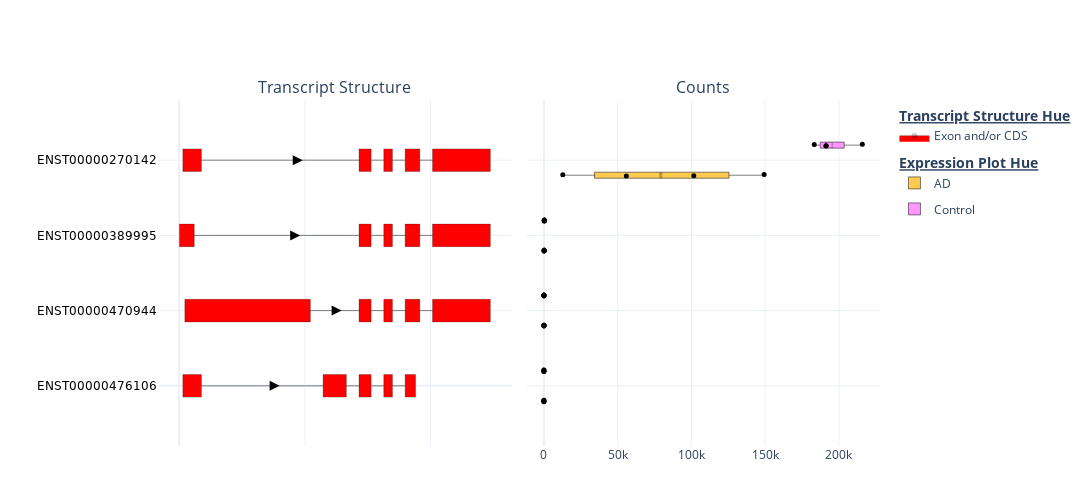

The cell this chart's notebook holds for it:
### Code cell
"""
Proceed to generate figures as usual. Notice that we did not have "transcript_biotype" in the attributes columns,
therefore we have to either pick another column to "hue" our RNA isoforms structure plot with or just 
pick a fillcolor for all the RNA isoforms (default is grey)
"""

## Get counts matrix data path and metadata path
counts_matrix_path = "../dash_apps/RNApysoforms/tests/test_data/counts_matrix_chr21_and_Y.tsv"
metadata_path = "../dash_apps/RNApysoforms/tests/test_data/sample_metadata.tsv"

## Read counts matrix with metadata and normalizations
counts_matrix = RNApy.read_expression_matrix(expression_matrix_path=counts_matrix_path,
                                          metadata_path=metadata_path,
                                           cpm_normalization=True, relative_abundance=True)


"""
Filter annotation by gene_id instead of gene_name by using the `gene_id_column` parameter
since we don't have "gene_name" in the GTF file used. 
You can always get creative with "joins" with other GTF annotations
to fill in more information about specific genes and transcripts, just make sure you
do NOT have any null/NA values in your columns. One way to get around that is to 
fill NAs in the gene_name column using the gene_id column.
"""
sod1_annotation, sod1_expression_matrix = RNApy.gene_filtering(annotation=alt_gtf_df,
                                     expression_matrix=counts_matrix, order_by_expression_column="counts",
                                     order_by_expression=True, gene_id_column="gene_id", ## This is "gene_name" by default
                                    target_gene="ENSG00000142168" ## SOD1 ensembl gene_id
                                    )

## Rescale introns
sod1_annotation = RNApy.shorten_gaps(sod1_annotation)

"""
Make traces using a constant value for annotation fill color since we don't have
the "transcript_biotype" color for hue. You could alternatively hue the RNA
isoform structure plot by a different annotation column such as 
"transcript_id", thus making every transcript a unique color
"""
traces = RNApy.make_traces(annotation=sod1_annotation, expression_matrix=sod1_expression_matrix,
                        x_start="rescaled_start", x_end="rescaled_end",
                         y='transcript_id', 
                         annotation_fill_color="red", ## Set annotation fill color to a constant value
                         expression_hue="AD status",
                         hover_start="start", hover_end="end")

## Put traces into figure
fig = RNApy.make_plot(traces = traces, subplot_titles = ["Transcript Structure", "Counts"], width=1200, height=500)

## Show figure
py.iplot(fig,filename="s10_plot")

### Figure 1 — Plotly figure (JSON) as saved in the notebook; plotly's stock layout.template omitted (floating-point values rounded to 4 significant figures)
{"data": [{"fill": "toself", "fillcolor": "red", "hoverlabel": {"namelength": -1}, "hoveron": "fills+points", "hovertemplate": "<b>transcript_id:</b> ENST00000476106<br><b>Feature Type:</b> exon<br><b>Feature Number:</b> 1<br><b>Chromosome:</b> 21<br><b>Start:</b> 31659693<br><b>End:</b> 31659841<br><b>Size:</b> 148<br><extra></extra>", "legendgroup": "Exon and/or CDS", "legendgrouptitle": {"text": "<b><u>Transcript Structure Hue<u><b>"}, "line": {"color": "black", "width": 0.25}, "marker": {"opacity": 0}, "mode": "lines+markers", "name": "Exon and/or CDS", "opacity": 1, "showlegend": true, "type": "scatter", "x": [29, 177, 177, 29, 29], "xaxis": "x", "y": [-0.15, -0.15, 0.15, 0.15, -0.15], "yaxis": "y"}, {"fill": "toself", "fillcolor": "red", "hoverlabel": {"namelength": -1}, "hoveron": "fills+points", "hovertemplate": "<b>transcript_id:</b> ENST00000476106<br><b>Feature Type:</b> exon<br><b>Feature Number:</b> 2<br><b>Chromosome:</b> 21<br><b>Start:</b> 31661549<br><b>End:</b> 31661734<br><b>Size:</b> 185<br><extra></extra>", "legendgroup": "Exon and/or CDS", "legendgrouptitle": {"text": ""}, "line": {"color": "black", "width": 0.25}, "marker": {"opacity": 0}, "mode": "lines+markers", "name": "Exon and/or CDS", "opacity": 1, "showlegend": false, "type": "scatter", "x": [1145, 1330, 1330, 1145, 1145], "xaxis": "x", "y": [-0.15, -0.15, 0.15, 0.15, -0.15], "yaxis": "y"}, {"fill": "toself", "fillcolor": "red", "hoverlabel": {"namelength": -1}, "hoveron": "fills+points", "hovertemplate": "<b>transcript_id:</b> ENST00000476106<br><b>Feature Type:</b> exon<br><b>Feature Number:</b> 3<br><b>Chromosome:</b> 21<br><b>Start:</b> 31663790<br><b>End:</b> 31663886<br><b>Size:</b> 96<br><extra></extra>", "legendgroup": "Exon and/or CDS", "legendgrouptitle": {"text": ""}, "line": {"color": "black", "width": 0.25}, "marker": {"opacity": 0}, "mode": "lines+markers", "name": "Exon and/or CDS", "opacity": 1, "showlegend": false, "type": "scatter", "x": [1431, 1527, 1527, 1431, 1431], "xaxis": "x", "y": [-0.15, -0.15, 0.15, 0.15, -0.15], "yaxis": "y"}, {"fill": "toself", "fillcolor": "red", "hoverlabel": {"namelength": -1}, "hoveron": "fills+points", "hovertemplate": "<b>transcript_id:</b> ENST00000476106<br><b>Feature Type:</b> exon<br><b>Feature Number:</b> 4<br><b>Chromosome:</b> 21<br><b>Start:</b> 31666449<br><b>End:</b> 31666518<br><b>Size:</b> 69<br><extra></extra>", "legendgroup": "Exon and/or CDS", "legendgrouptitle": {"text": ""}, "line": {"color": "black", "width": 0.25}, "marker": {"opacity": 0}, "mode": "lines+markers", "name": "Exon and/or CDS", "opacity": 1, "showlegend": false, "type": "scatter", "x": [1628, 1697, 1697, 1628, 1628], "xaxis": "x", "y": [-0.15, -0.15, 0.15, 0.15, -0.15], "yaxis": "y"}, {"fill": "toself", "fillcolor": "red", "hoverlabel": {"namelength": -1}, "hoveron": "fills+points", "hovertemplate": "<b>transcript_id:</b> ENST00000476106<br><b>Feature Type:</b> exon<br><b>Feature Number:</b> 5<br><b>Chromosome:</b> 21<br><b>Start:</b> 31667258<br><b>End:</b> 31667341<br><b>Size:</b> 83<br><extra></extra>", "legendgroup": "Exon and/or CDS", "legendgrouptitle": {"text": ""}, "line": {"color": "black", "width": 0.25}, "marker": {"opacity": 0}, "mode": "lines+markers", "name": "Exon and/or CDS", "opacity": 1, "showlegend": false, "type": "scatter", "x": [1798, 1881, 1881, 1798, 1798], "xaxis": "x", "y": [-0.15, -0.15, 0.15, 0.15, -0.15], "yaxis": "y"}, {"fill": "toself", "fillcolor": "red", "hoverlabel": {"namelength": -1}, "hoveron": "fills+points", "hovertemplate": "<b>transcript_id:</b> ENST00000470944<br><b>Feature Type:</b> exon<br><b>Feature Number:</b> 1<br><b>Chromosome:</b> 21<br><b>Start:</b> 31659709<br><b>End:</b> 31660708<br><b>Size:</b> 999<br><extra></extra>", "legendgroup": "Exon and/or CDS", "legendgrouptitle": {"text": ""}, "line": {"color": "black", "width": 0.25}, "marker": {"opacity": 0}, "mode": "lines+markers", "name": "Exon and/or CDS", "opacity": 1, "showlegend": false, "type": "scatter", "x": [45, 1044, 1044, 45, 45], "xaxis": "x", "y": [0.85, 0.85, 1.15, 1.15, 0.85], "yaxis": "y"}, {"fill": "toself", "fillcolor": "red", "hoverlabel": {"namelength": -1}, "hoveron": "fills+points", "hovertemplate": "<b>transcript_id:</b> ENST00000470944<br><b>Feature Type:</b> exon<br><b>Feature Number:</b> 2<br><b>Chromosome:</b> 21<br><b>Start:</b> 31663790<br><b>End:</b> 31663886<br><b>Size:</b> 96<br><extra></extra>", "legendgroup": "Exon and/or CDS", "legendgrouptitle": {"text": ""}, "line": {"color": "black", "width": 0.25}, "marker": {"opacity": 0}, "mode": "lines+markers", "name": "Exon and/or CDS", "opacity": 1, "showlegend": false, "type": "scatter", "x": [1431, 1527, 1527, 1431, 1431], "xaxis": "x", "y": [0.85, 0.85, 1.15, 1.15, 0.85], "yaxis": "y"}, {"fill": "toself", "fillcolor": "red", "hoverlabel": {"namelength": -1}, "hoveron": "fills+points", "hovertemplate": "<b>transcript_id:</b> ENST00000470944<br><b>Feature Type:</b> exon<br><b>Feature Number:</b> 3<br><b>Chromosome:</b> 21<br><b>Start:</b> 31666449<br><b>End:</b> 31666518<br><b>Size:</b> 69<br><extra></extra>", "legendgroup": "Exon and/or CDS", "legendgrouptitle": {"text": ""}, "line": {"color": "black", "width": 0.25}, "marker": {"opacity": 0}, "mode": "lines+markers", "name": "Exon and/or CDS", "opacity": 1, "showlegend": false, "type": "scatter", "x": [1628, 1697, 1697, 1628, 1628], "xaxis": "x", "y": [0.85, 0.85, 1.15, 1.15, 0.85], "yaxis": "y"}, {"fill": "toself", "fillcolor": "red", "hoverlabel": {"namelength": -1}, "hoveron": "fills+points", "hovertemplate": "<b>transcript_id:</b> ENST00000470944<br><b>Feature Type:</b> exon<br><b>Feature Number:</b> 4<br><b>Chromosome:</b> 21<br><b>Start:</b> 31667258<br><b>End:</b> 31667375<br><b>Size:</b> 117<br><extra></extra>", "legendgroup": "Exon and/or CDS", "legendgrouptitle": {"text": ""}, "line": {"color": "black", "width": 0.25}, "marker": {"opacity": 0}, "mode": "lines+markers", "name": "Exon and/or CDS", "opacity": 1, "showlegend": false, "type": "scatter", "x": [1798, 1915, 1915, 1798, 1798], "xaxis": "x", "y": [0.85, 0.85, 1.15, 1.15, 0.85], "yaxis": "y"}, {"fill": "toself", "fillcolor": "red", "hoverlabel": {"namelength": -1}, "hoveron": "fills+points", "hovertemplate": "<b>transcript_id:</b> ENST00000470944<br><b>Feature Type:</b> exon<br><b>Feature Number:</b> 5<br><b>Chromosome:</b> 21<br><b>Start:</b> 31668471<br><b>End:</b> 31668931<br><b>Size:</b> 460<br><extra></extra>", "legendgroup": "Exon and/or CDS", "legendgrouptitle": {"text": ""}, "line": {"color": "black", "width": 0.25}, "marker": {"opacity": 0}, "mode": "lines+markers", "name": "Exon and/or CDS", "opacity": 1, "showlegend": false, "type": "scatter", "x": [2016, 2476, 2476, 2016, 2016], "xaxis": "x", "y": [0.85, 0.85, 1.15, 1.15, 0.85], "yaxis": "y"}, {"fill": "toself", "fillcolor": "red", "hoverlabel": {"namelength": -1}, "hoveron": "fills+points", "hovertemplate": "<b>transcript_id:</b> ENST00000389995<br><b>Feature Type:</b> exon<br><b>Feature Number:</b> 1<br><b>Chromosome:</b> 21<br><b>Start:</b> 31659666<br><b>End:</b> 31659784<br><b>Size:</b> 118<br><extra></extra>", "legendgroup": "Exon and/or CDS", "legendgrouptitle": {"text": ""}, "line": {"color": "black", "width": 0.25}, "marker": {"opacity": 0}, "mode": "lines+markers", "name": "Exon and/or CDS", "opacity": 1, "showlegend": false, "type": "scatter", "x": [2, 120, 120, 2, 2], "xaxis": "x", "y": [1.85, 1.85, 2.15, 2.15, 1.85], "yaxis": "y"}, {"fill": "toself", "fillcolor": "red", "hoverlabel": {"namelength": -1}, "hoveron": "fills+points", "hovertemplate": "<b>transcript_id:</b> ENST00000389995<br><b>Feature Type:</b> exon<br><b>Feature Number:</b> 2<br><b>Chromosome:</b> 21<br><b>Start:</b> 31663790<br><b>End:</b> 31663886<br><b>Size:</b> 96<br><extra></extra>", "legendgroup": "Exon and/or CDS", "legendgrouptitle": {"text": ""}, "line": {"color": "black", "width": 0.25}, "marker": {"opacity": 0}, "mode": "lines+markers", "name": "Exon and/or CDS", "opacity": 1, "showlegend": false, "type": "scatter", "x": [1431, 1527, 1527, 1431, 1431], "xaxis": "x", "y": [1.85, 1.85, 2.15, 2.15, 1.85], "yaxis": "y"}, {"fill": "toself", "fillcolor": "red", "hoverlabel": {"namelength": -1}, "hoveron": "fills+points", "hovertemplate": "<b>transcript_id:</b> ENST00000389995<br><b>Feature Type:</b> exon<br><b>Feature Number:</b> 3<br><b>Chromosome:</b> 21<br><b>Start:</b> 31666449<br><b>End:</b> 31666518<br><b>Size:</b> 69<br><extra></extra>", "legendgroup": "Exon and/or CDS", "legendgrouptitle": {"text": ""}, "line": {"color": "black", "width": 0.25}, "marker": {"opacity": 0}, "mode": "lines+markers", "name": "Exon and/or CDS", "opacity": 1, "showlegend": false, "type": "scatter", "x": [1628, 1697, 1697, 1628, 1628], "xaxis": "x", "y": [1.85, 1.85, 2.15, 2.15, 1.85], "yaxis": "y"}, {"fill": "toself", "fillcolor": "red", "hoverlabel": {"namelength": -1}, "hoveron": "fills+points", "hovertemplate": "<b>transcript_id:</b> ENST00000389995<br><b>Feature Type:</b> exon<br><b>Feature Number:</b> 4<br><b>Chromosome:</b> 21<br><b>Start:</b> 31667258<br><b>End:</b> 31667375<br><b>Size:</b> 117<br><extra></extra>", "legendgroup": "Exon and/or CDS", "legendgrouptitle": {"text": ""}, "line": {"color": "black", "width": 0.25}, "marker": {"opacity": 0}, "mode": "lines+markers", "name": "Exon and/or CDS", "opacity": 1, "showlegend": false, "type": "scatter", "x": [1798, 1915, 1915, 1798, 1798], "xaxis": "x", "y": [1.85, 1.85, 2.15, 2.15, 1.85], "yaxis": "y"}, {"fill": "toself", "fillcolor": "red", "hoverlabel": {"namelength": -1}, "hoveron": "fills+points", "hovertemplate": "<b>transcript_id:</b> ENST00000389995<br><b>Feature Type:</b> exon<br><b>Feature Number:</b> 5<br><b>Chromosome:</b> 21<br><b>Start:</b> 31668471<br><b>End:</b> 31668931<br><b>Size:</b> 460<br><extra></extra>", "legendgroup": "Exon and/or CDS", "legendgrouptitle": {"text": ""}, "line": {"color": "black", "width": 0.25}, "marker": {"opacity": 0}, "mode": "lines+markers", "name": "Exon and/or CDS", "opacity": 1, "showlegend": false, "type": "scatter", "x": [2016, 2476, 2476, 2016, 2016], "xaxis": "x", "y": [1.85, 1.85, 2.15, 2.15, 1.85], "yaxis": "y"}, {"fill": "toself", "fillcolor": "red", "hoverlabel": {"namelength": -1}, "hoveron": "fills+points", "hovertemplate": "<b>transcript_id:</b> ENST00000270142<br><b>Feature Type:</b> exon<br><b>Feature Number:</b> 1<br><b>Chromosome:</b> 21<br><b>Start:</b> 31659693<br><b>End:</b> 31659841<br><b>Size:</b> 148<br><extra></extra>", "legendgroup": "Exon and/or CDS", "legendgrouptitle": {"text": ""}, "line": {"color": "black", "width": 0.25}, "marker": {"opacity": 0}, "mode": "lines+markers", "name": "Exon and/or CDS", "opacity": 1, "showlegend": false, "type": "scatter", "x": [29, 177, 177, 29, 29], "xaxis": "x", "y": [2.85, 2.85, 3.15, 3.15, 2.85], "yaxis": "y"}, {"fill": "toself", "fillcolor": "red", "hoverlabel": {"namelength": -1}, "hoveron": "fills+points", "hovertemplate": "<b>transcript_id:</b> ENST00000270142<br><b>Feature Type:</b> exon<br><b>Feature Number:</b> 2<br><b>Chromosome:</b> 21<br><b>Start:</b> 31663790<br><b>End:</b> 31663886<br><b>Size:</b> 96<br><extra></extra>", "legendgroup": "Exon and/or CDS", "legendgrouptitle": {"text": ""}, "line": {"color": "black", "width": 0.25}, "marker": {"opacity": 0}, "mode": "lines+markers", "name": "Exon and/or CDS", "opacity": 1, "showlegend": false, "type": "scatter", "x": [1431, 1527, 1527, 1431, 1431], "xaxis": "x", "y": [2.85, 2.85, 3.15, 3.15, 2.85], "yaxis": "y"}, {"fill": "toself", "fillcolor": "red", "hoverlabel": {"namelength": -1}, "hoveron": "fills+points", "hovertemplate": "<b>transcript_id:</b> ENST00000270142<br><b>Feature Type:</b> exon<br><b>Feature Number:</b> 3<br><b>Chromosome:</b> 21<br><b>Start:</b> 31666449<br><b>End:</b> 31666518<br><b>Size:</b> 69<br><extra></extra>", "legendgroup": "Exon and/or CDS", "legendgrouptitle": {"text": ""}, "line": {"color": "black", "width": 0.25}, "marker": {"opacity": 0}, "mode": "lines+markers", "name": "Exon and/or CDS", "opacity": 1, "showlegend": false, "type": "scatter", "x": [1628, 1697, 1697, 1628, 1628], "xaxis": "x", "y": [2.85, 2.85, 3.15, 3.15, 2.85], "yaxis": "y"}, {"fill": "toself", "fillcolor": "red", "hoverlabel": {"namelength": -1}, "hoveron": "fills+points", "hovertemplate": "<b>transcript_id:</b> ENST00000270142<br><b>Feature Type:</b> exon<br><b>Feature Number:</b> 4<br><b>Chromosome:</b> 21<br><b>Start:</b> 31667258<br><b>End:</b> 31667375<br><b>Size:</b> 117<br><extra></extra>", "legendgroup": "Exon and/or CDS", "legendgrouptitle": {"text": ""}, "line": {"color": "black", "width": 0.25}, "marker": {"opacity": 0}, "mode": "lines+markers", "name": "Exon and/or CDS", "opacity": 1, "showlegend": false, "type": "scatter", "x": [1798, 1915, 1915, 1798, 1798], "xaxis": "x", "y": [2.85, 2.85, 3.15, 3.15, 2.85], "yaxis": "y"}, {"fill": "toself", "fillcolor": "red", "hoverlabel": {"namelength": -1}, "hoveron": "fills+points", "hovertemplate": "<b>transcript_id:</b> ENST00000270142<br><b>Feature Type:</b> exon<br><b>Feature Number:</b> 5<br><b>Chromosome:</b> 21<br><b>Start:</b> 31668471<br><b>End:</b> 31668931<br><b>Size:</b> 460<br><extra></extra>", "legendgroup": "Exon and/or CDS", "legendgrouptitle": {"text": ""}, "line": {"color": "black", "width": 0.25}, "marker": {"opacity": 0}, "mode": "lines+markers", "name": "Exon and/or CDS", "opacity": 1, "showlegend": false, "type": "scatter", "x": [2016, 2476, 2476, 2016, 2016], "xaxis": "x", "y": [2.85, 2.85, 3.15, 3.15, 2.85], "yaxis": "y"}, {"hoverinfo": "skip", "marker": {"color": "black", "size": 10, "symbol": "arrow-right"}, "mode": "markers", "opacity": 1, "showlegend": false, "type": "scatter", "x": [799.3], "xaxis": "x", "y": [0], "yaxis": "y"}, {"hovertemplate": "<b>transcript_id:</b> ENST00000476106<br><b>Feature Type:</b> intron<br><b>Feature Number:</b> 1<br><b>Chromosome:</b> 21<br><b>Start:</b> 31659841<br><b>End:</b> 31661549<br><b>Size:</b> 1708<br><extra></extra>", "line": {"color": "black", "width": 0.5}, "mode": "lines", "opacity": 1, "showlegend": false, "type": "scatter", "x": [177, 1145], "xaxis": "x", "y": [0, 0], "yaxis": "y"}, {"hovertemplate": "<b>transcript_id:</b> ENST00000476106<br><b>Feature Type:</b> intron<br><b>Feature Number:</b> 2<br><b>Chromosome:</b> 21<br><b>Start:</b> 31661734<br><b>End:</b> 31663790<br><b>Size:</b> 2056<br><extra></extra>", "line": {"color": "black", "width": 0.5}, "mode": "lines", "opacity": 1, "showlegend": false, "type": "scatter", "x": [1330, 1431], "xaxis": "x", "y": [0, 0], "yaxis": "y"}, {"hovertemplate": "<b>transcript_id:</b> ENST00000476106<br><b>Feature Type:</b> intron<br><b>Feature Number:</b> 3<br><b>Chromosome:</b> 21<br><b>Start:</b> 31663886<br><b>End:</b> 31666449<br><b>Size:</b> 2563<br><extra></extra>", "line": {"color": "black", "width": 0.5}, "mode": "lines", "opacity": 1, "showlegend": false, "type": "scatter", "x": [1527, 1628], "xaxis": "x", "y": [0, 0], "yaxis": "y"}, {"hovertemplate": "<b>transcript_id:</b> ENST00000476106<br><b>Feature Type:</b> intron<br><b>Feature Number:</b> 4<br><b>Chromosome:</b> 21<br><b>Start:</b> 31666518<br><b>End:</b> 31667258<br><b>Size:</b> 740<br><extra></extra>", "line": {"color": "black", "width": 0.5}, "mode": "lines", "opacity": 1, "showlegend": false, "type": "scatter", "x": [1697, 1798], "xaxis": "x", "y": [0, 0], "yaxis": "y"}, {"hoverinfo": "skip", "marker": {"color": "black", "size": 10, "symbol": "arrow-right"}, "mode": "markers", "opacity": 1, "showlegend": false, "type": "scatter", "x": [1293.0], "xaxis": "x", "y": [1], "yaxis": "y"}, {"hovertemplate": "<b>transcript_id:</b> ENST00000470944<br><b>Feature Type:</b> intron<br><b>Feature Number:</b> 1<br><b>Chromosome:</b> 21<br><b>Start:</b> 31660708<br><b>End:</b> 31663790<br><b>Size:</b> 3082<br><extra></extra>", "line": {"color": "black", "width": 0.5}, "mode": "lines", "opacity": 1, "showlegend": false, "type": "scatter", "x": [1044, 1431], "xaxis": "x", "y": [1, 1], "yaxis": "y"}, {"hovertemplate": "<b>transcript_id:</b> ENST00000470944<br><b>Feature Type:</b> intron<br><b>Feature Number:</b> 2<br><b>Chromosome:</b> 21<br><b>Start:</b> 31663886<br><b>End:</b> 31666449<br><b>Size:</b> 2563<br><extra></extra>", "line": {"color": "black", "width": 0.5}, "mode": "lines", "opacity": 1, "showlegend": false, "type": "scatter", "x": [1527, 1628], "xaxis": "x", "y": [1, 1], "yaxis": "y"}, {"hovertemplate": "<b>transcript_id:</b> ENST00000470944<br><b>Feature Type:</b> intron<br><b>Feature Number:</b> 3<br><b>Chromosome:</b> 21<br><b>Start:</b> 31666518<br><b>End:</b> 31667258<br><b>Size:</b> 740<br><extra></extra>", "line": {"color": "black", "width": 0.5}, "mode": "lines", "opacity": 1, "showlegend": false, "type": "scatter", "x": [1697, 1798], "xaxis": "x", "y": [1, 1], "yaxis": "y"}, {"hovertemplate": "<b>transcript_id:</b> ENST00000470944<br><b>Feature Type:</b> intron<br><b>Feature Number:</b> 4<br><b>Chromosome:</b> 21<br><b>Start:</b> 31667375<br><b>End:</b> 31668471<br><b>Size:</b> 1096<br><extra></extra>", "line": {"color": "black", "width": 0.5}, "mode": "lines", "opacity": 1, "showlegend": false, "type": "scatter", "x": [1915, 2016], "xaxis": "x", "y": [1, 1], "yaxis": "y"}, {"hoverinfo": "skip", "marker": {"color": "black", "size": 10, "symbol": "arrow-right"}, "mode": "markers", "opacity": 1, "showlegend": false, "type": "scatter", "x": [962.8], "xaxis": "x", "y": [2], "yaxis": "y"}, {"hovertemplate": "<b>transcript_id:</b> ENST00000389995<br><b>Feature Type:</b> intron<br><b>Feature Number:</b> 1<br><b>Chromosome:</b> 21<br><b>Start:</b> 31659784<br><b>End:</b> 31663790<br><b>Size:</b> 4006<br><extra></extra>", "line": {"color": "black", "width": 0.5}, "mode": "lines", "opacity": 1, "showlegend": false, "type": "scatter", "x": [120, 1431], "xaxis": "x", "y": [2, 2], "yaxis": "y"}, {"hovertemplate": "<b>transcript_id:</b> ENST00000389995<br><b>Feature Type:</b> intron<br><b>Feature Number:</b> 2<br><b>Chromosome:</b> 21<br><b>Start:</b> 31663886<br><b>End:</b> 31666449<br><b>Size:</b> 2563<br><extra></extra>", "line": {"color": "black", "width": 0.5}, "mode": "lines", "opacity": 1, "showlegend": false, "type": "scatter", "x": [1527, 1628], "xaxis": "x", "y": [2, 2], "yaxis": "y"}, {"hovertemplate": "<b>transcript_id:</b> ENST00000389995<br><b>Feature Type:</b> intron<br><b>Feature Number:</b> 3<br><b>Chromosome:</b> 21<br><b>Start:</b> 31666518<br><b>End:</b> 31667258<br><b>Size:</b> 740<br><extra></extra>", "line": {"color": "black", "width": 0.5}, "mode": "lines", "opacity": 1, "showlegend": false, "type": "scatter", "x": [1697, 1798], "xaxis": "x", "y": [2, 2], "yaxis": "y"}, {"hovertemplate": "<b>transcript_id:</b> ENST00000389995<br><b>Feature Type:</b> intron<br><b>Feature Number:</b> 4<br><b>Chromosome:</b> 21<br><b>Start:</b> 31667375<br><b>End:</b> 31668471<br><b>Size:</b> 1096<br><extra></extra>", "line": {"color": "black", "width": 0.5}, "mode": "lines", "opacity": 1, "showlegend": false, "type": "scatter", "x": [1915, 2016], "xaxis": "x", "y": [2, 2], "yaxis": "y"}, {"hoverinfo": "skip", "marker": {"color": "black", "size": 10, "symbol": "arrow-right"}, "mode": "markers", "opacity": 1, "showlegend": false, "type": "scatter", "x": [983.1], "xaxis": "x", "y": [3], "yaxis": "y"}, {"hovertemplate": "<b>transcript_id:</b> ENST00000270142<br><b>Feature Type:</b> intron<br><b>Feature Number:</b> 1<br><b>Chromosome:</b> 21<br><b>Start:</b> 31659841<br><b>End:</b> 31663790<br><b>Size:</b> 3949<br><extra></extra>", "line": {"color": "black", "width": 0.5}, "mode": "lines", "opacity": 1, "showlegend": false, "type": "scatter", "x": [177, 1431], "xaxis": "x", "y": [3, 3], "yaxis": "y"}, {"hovertemplate": "<b>transcript_id:</b> ENST00000270142<br><b>Feature Type:</b> intron<br><b>Feature Number:</b> 2<br><b>Chromosome:</b> 21<br><b>Start:</b> 31663886<br><b>End:</b> 31666449<br><b>Size:</b> 2563<br><extra></extra>", "line": {"color": "black", "width": 0.5}, "mode": "lines", "opacity": 1, "showlegend": false, "type": "scatter", "x": [1527, 1628], "xaxis": "x", "y": [3, 3], "yaxis": "y"}, {"hovertemplate": "<b>transcript_id:</b> ENST00000270142<br><b>Feature Type:</b> intron<br><b>Feature Number:</b> 3<br><b>Chromosome:</b> 21<br><b>Start:</b> 31666518<br><b>End:</b> 31667258<br><b>Size:</b> 740<br><extra></extra>", "line": {"color": "black", "width": 0.5}, "mode": "lines", "opacity": 1, "showlegend": false, "type": "scatter", "x": [1697, 1798], "xaxis": "x", "y": [3, 3], "yaxis": "y"}, {"hovertemplate": "<b>transcript_id:</b> ENST00000270142<br><b>Feature Type:</b> intron<br><b>Feature Number:</b> 4<br><b>Chromosome:</b> 21<br><b>Start:</b> 31667375<br><b>End:</b> 31668471<br><b>Size:</b> 1096<br><extra></extra>", "line": {"color": "black", "width": 0.5}, "mode": "lines", "opacity": 1, "showlegend": false, "type": "scatter", "x": [1915, 2016], "xaxis": "x", "y": [3, 3], "yaxis": "y"}, {"boxmean": true, "boxpoints": "all", "fillcolor": "#FECB52", "jitter": 0.3, "legendgroup": "AD", "legendgrouptitle": {"text": "<b><u>Expression Plot Hue<u><b>"}, "line": {"width": 0.5}, "marker": {"color": "black", "opacity": 1, "size": 5}, "name": "AD", "offsetgroup": "0", "opacity": 1, "orientation": "h", "pointpos": 0, "showlegend": true, "text": ["sample_1", "sample_7", "sample_3", "sample_5", "sample_1", "sample_7", "sample_3", "sample_5", "sample_1", "sample_7", "sample_3", "sample_5", "sample_1", "sample_7", "sample_3", "sample_5"], "type": "box", "x": [0, 0, 0, 0, 13.01, 66.97, 27.91, 29.33, 103.5, 204.8, 178.3, 37.96, 55870.0, 149300.0, 101600.0, 12800.0], "xaxis": "x2", "y": ["0", "0", "0", "0", "1", "1", "1", "1", "2", "2", "2", "2", "3", "3", "3", "3"], "yaxis": "y2"}, {"boxmean": true, "boxpoints": "all", "fillcolor": "#FF97FF", "jitter": 0.3, "legendgroup": "Control", "legendgrouptitle": {"text": ""}, "line": {"width": 0.5}, "marker": {"color": "black", "opacity": 1, "size": 5}, "name": "Control", "offsetgroup": "1", "opacity": 1, "orientation": "h", "pointpos": 0, "showlegend": true, "text": ["sample_4", "sample_2", "sample_6", "sample_8", "sample_4", "sample_2", "sample_6", "sample_8", "sample_4", "sample_2", "sample_6", "sample_8", "sample_4", "sample_2", "sample_6", "sample_8"], "type": "box", "x": [0, 0, 0, 0, 33.25, 51.97, 44.89, 50.36, 278.6, 262.0, 227.7, 227.2, 215900.0, 191300.0, 191300.0, 183300.0], "xaxis": "x2", "y": ["0", "0", "0", "0", "1", "1", "1", "1", "2", "2", "2", "2", "3", "3", "3", "3"], "yaxis": "y2"}], "layout": {"annotations": [{"font": {"size": 16}, "showarrow": false, "text": "Transcript Structure", "x": 0.245, "xanchor": "center", "xref": "paper", "y": 1, "yanchor": "bottom", "yref": "paper"}, {"font": {"size": 16}, "showarrow": false, "text": "Counts", "x": 0.755, "xanchor": "center", "xref": "paper", "y": 1, "yanchor": "bottom", "yref": "paper"}], "boxgap": 0.2, "boxgroupgap": 0.8, "boxmode": "group", "height": 500, "hoverlabel": {"font": {"size": 12}}, "hovermode": "closest", "legend": {"font": {"size": 12}, "grouptitlefont": {"size": 14}, "tracegroupgap": 7}, "margin": {"b": 50, "l": 100, "r": 50, "t": 100}, "showlegend": true, "title": {"text": ""}, "violingap": 0.2, "violingroupgap": 0.8, "violinmode": "group", "width": 1200, "xaxis": {"anchor": "y", "domain": [0, 0.49], "showgrid": true, "showticklabels": false, "tickfont": {"size": 12}, "title": {"text": ""}}, "xaxis2": {"anchor": "y2", "domain": [0.51, 1], "showgrid": true, "showticklabels": true, "tickfont": {"size": 12}, "title": {"text": ""}}, "yaxis": {"anchor": "x", "domain": [0, 1], "range": [-0.8, 3.8], "showgrid": true, "showticklabels": true, "tickfont": {"color": "black", "family": "DejaVu Sans", "size": 12}, "ticktext": ["ENST00000476106", "ENST00000470944", "ENST00000389995", "ENST00000270142"], "tickvals": [0, 1, 2, 3], "title": {"text": ""}}, "yaxis2": {"anchor": "x2", "domain": [0, 1], "matches": "y", "range": [-0.8, 3.8], "showgrid": true, "showticklabels": false, "ticks": "", "ticktext": ["ENST00000476106", "ENST00000470944", "ENST00000389995", "ENST00000270142"], "tickvals": [0, 1, 2, 3]}}}
